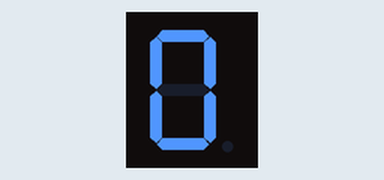
Bench run of a program on a simulated Raspberry Pi (BCM pin numbers). Shown: 1-digit seven-segment display. What the program prints to the terminal is not drawn.

Above: at 0.3 s.
At 2.1 s:
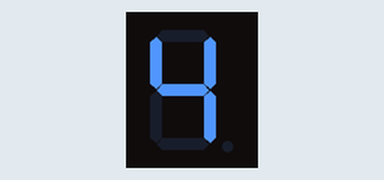
At 3.6 s:
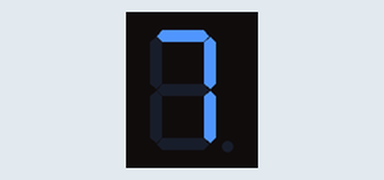
At 8.1 s:
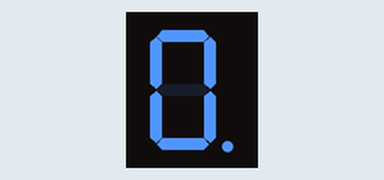
At 12.6 s:
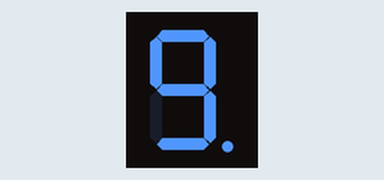
At 17.1 s:
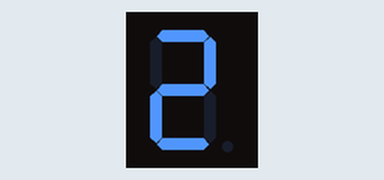

Measured:
- by itself, everything shown: repeats every 16.0 s, in 32 steps
- what the display in image 0 shows lasts 0.4 s, from 0.1 s to 0.5 s

The program:

SevenSegmentDisplay.py
```python
#!/usr/bin/env python3
#############################################################################
# Filename    : SevenSegmentDisplay.py
# Description : Control SevenSegmentDisplay with 74HC595
# Author      : BLONWINER
# modification: 2025/01/01
########################################################################
from gpiozero import OutputDevice
import time

LSBFIRST = 1
MSBFIRST = 2
# define the pins for 74HC595
dataPin   = OutputDevice(17)      # DS Pin of 74HC595(Pin14)
latchPin  = OutputDevice(27)      # ST_CP Pin of 74HC595(Pin12)
clockPin  = OutputDevice(22)      # CH_CP Pin of 74HC595(Pin11)
# SevenSegmentDisplay display the character "0"- "F" successively
num = [0xc0,0xf9,0xa4,0xb0,0x99,0x92,0x82,0xf8,0x80,0x90,0x88,0x83,0xc6,0xa1,0x86,0x8e]

def shiftOut(order,val):
    for i in range(0,8):
        clockPin.off()
        if(order == LSBFIRST):
            dataPin.on() if (0x01&(val>>i)==0x01) else dataPin.off()
        elif(order == MSBFIRST):
            dataPin.on() if (0x80&(val<<i)==0x80) else dataPin.off()
        clockPin.on()

def loop():
    while True:
        for i in range(0,len(num)):
            latchPin.off()
            shiftOut(MSBFIRST,num[i])  # Send serial data to 74HC595
            latchPin.on()
            time.sleep(0.5)
        for i in range(0,len(num)):
            latchPin.off()
            shiftOut(MSBFIRST,num[i]&0x7f) # Use "&0x7f" to display the decimal point.
            latchPin.on()
            time.sleep(0.5)

def destroy():
    dataPin.close()
    latchPin.close()
    clockPin.close()

if __name__ == '__main__': # Program entrance
    print ('Program is starting...' )
    try:
        loop()
    except KeyboardInterrupt:  # Press ctrl-c to end the program.
        destroy()
        print("Ending program")
```
